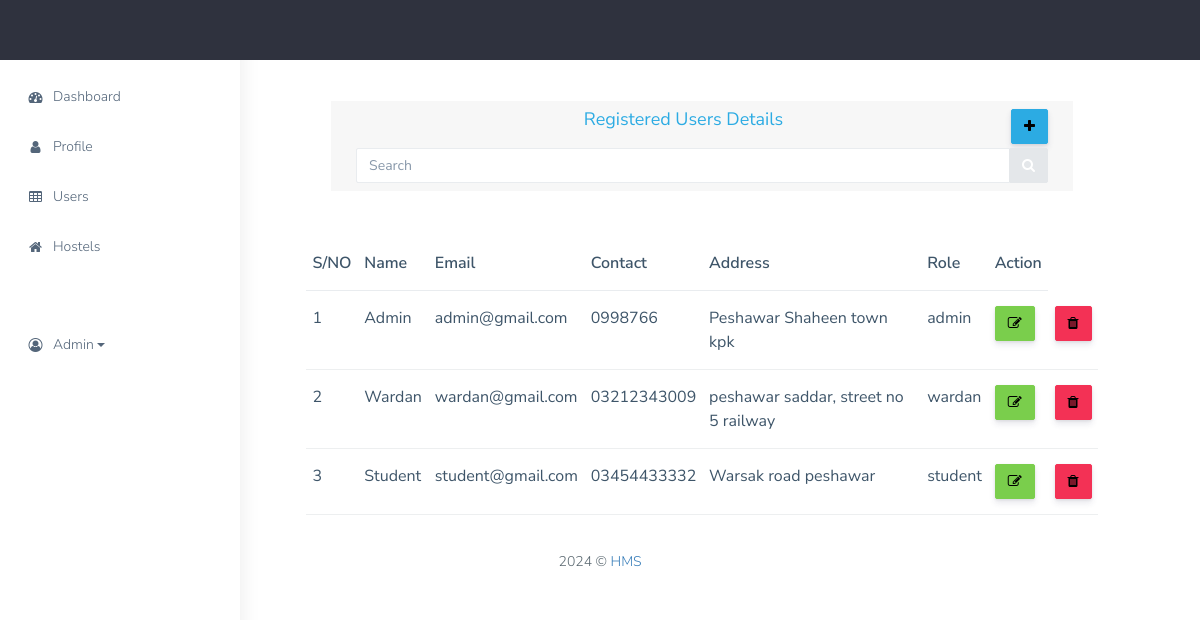
Page /dashboard/admin/user/user-view.php (signed in) on the committed database.
### tables this page shows
CREATE TABLE `users` (
  `id` int(11) NOT NULL,
  `name` varchar(255) NOT NULL,
  `email` varchar(255) NOT NULL,
  `contact` varchar(255) NOT NULL,
  `address` text NOT NULL,
  `password` varchar(255) NOT NULL,
  `role` varchar(255) NOT NULL
);

### dashboard/admin/user/user-view.php (the view, shortened to what this page needs)
<?php
include '../include/header.php';
include '../include/main-content.php';
include '../include/database.php';
?>
<div class="row">
        <div class="col-sm-8 offset-3">
            <div class="card mt-3 ">
                <div class="card-body">
                    <div class="card-header">
                        <h4 class="text-info text-center">Registered Users Details<a href="/HMS/dashboard/admin/user/user-add.php"  class="btn btn-info mb-1 " style="float:right;"><i class="fa fa-plus"></i></a></h4>                        <form>
                            <div class="input-group">
                                <input type="text" id="myInput" class="form-control" placeholder="Search">
                                <div class="input-group-btn">
                                <button class="btn btn-default" type="submit">
                                    <i class="fa fa-search"></i>
                                </button>
                                </div>
                            </div>
                        </form>
                    </div>
                </div>
            </div>
            <table class="table">
                <thead>
                    <tr>
                    <th scope="col">S/NO</th>
                    <th scope="col">Name</th>
                    <th scope="col">Email</th>
                    <th scope="col">Contact</th>
                    <th scope="col">Address</th>
                    <th scope="col">Role</th>
                    <th scope="col">Action</th>
                    </tr>
                </thead>
                <tbody id="myTable">
                <?php
                        $result = mysqli_query($conn,"SELECT * FROM users");
                        $i = 0;
                        while ($row = mysqli_fetch_assoc($result))
                        {
                            $i++;
                    ?>
                    <tr>
                        <td scope="row"><?php echo $i;?></td>
                        <td><?php echo $row['name'];?></td>
                        <td><?php echo $row['email'];?></td>
                        <td><?php echo $row['contact'];?></td>
                        <td><?php echo $row['address'];?></td>
                        <td><?php echo $row['role'];?></td>
                        <td><a href="/HMS/dashboard/admin/user/user-edit.php?user_id=<?php echo $row['id'];?>"  class="btn btn-success"><i class="fa fa-edit"></i></a></td>
                         <td><a href="/HMS/dashboard/admin/user/user-delete.php?user_id=<?php echo $row['id'];?>"  class="btn btn-danger "><i class="fa fa-trash"></i></a></td>
                    </tr>
                    <?php } ?>
                </tbody>
            </table>
        </div>
    </div>
<?php include '../include/footer.php'?>

### rows in the picture
users: name "Admin", email "admin@gmail.com", contact "0998766", address "Peshawar Shaheen town kpk", role "admin"
users: name "Wardan", email "wardan@gmail.com", contact "03212343009", address "peshawar saddar, street no 5 railway", role "wardan"
users: name "Student", email "student@gmail.com", contact "03454433332", address "Warsak road peshawar", role "student"

### other values in the picture
$_SESSION['name'] "Admin"
